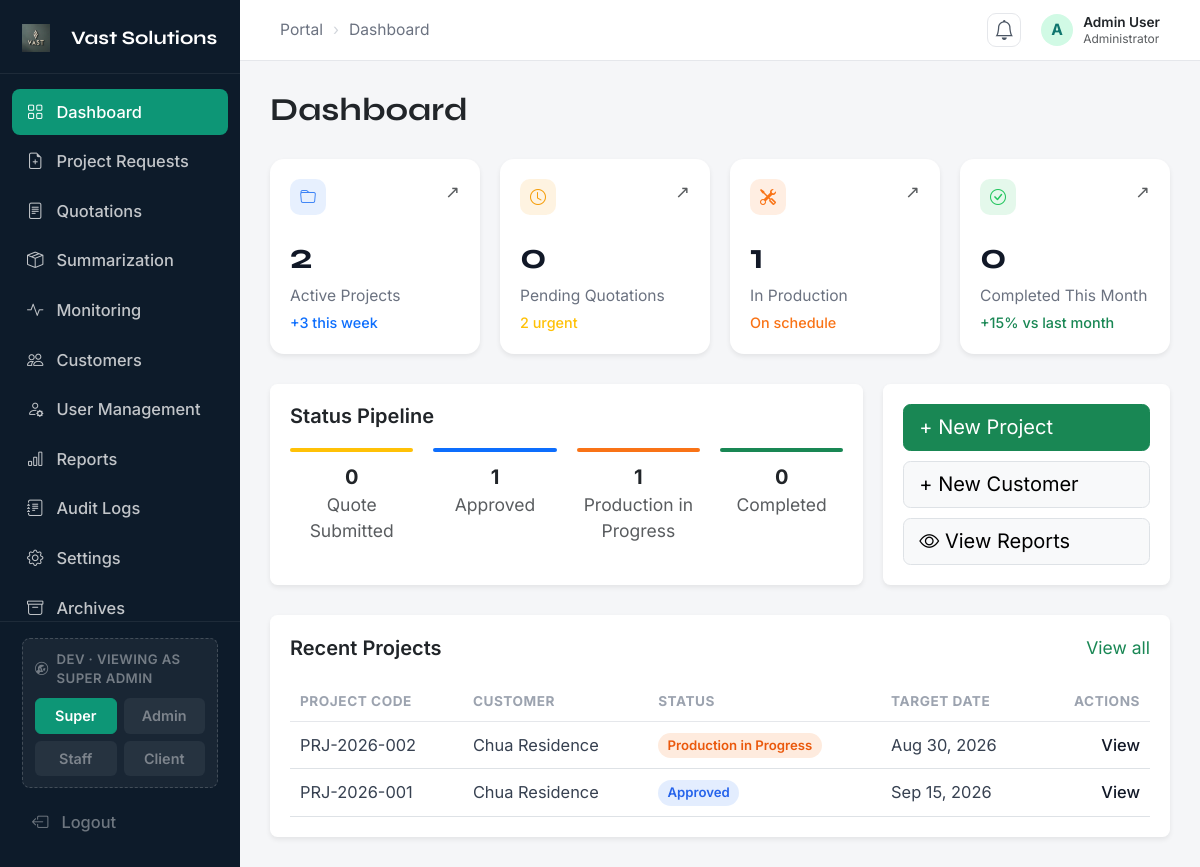
Page /admin/admin-dashboard.php on the committed database.
### tables this page shows
CREATE TABLE `company_settings` (
  `id`               TINYINT UNSIGNED NOT NULL DEFAULT 1,
  `company_name`     VARCHAR(150) DEFAULT 'Vast Solutions',
  `tagline`          VARCHAR(255) DEFAULT NULL,
  `email`            VARCHAR(150) DEFAULT NULL,
  `contact_number`   VARCHAR(40)  DEFAULT NULL,
  `address`          VARCHAR(255) DEFAULT NULL,
  `logo_path`        VARCHAR(255) DEFAULT NULL,
  `web_email`        VARCHAR(150) DEFAULT NULL,
  `web_phone`        VARCHAR(40)  DEFAULT NULL,
  `web_location`     VARCHAR(255) DEFAULT NULL,
  `default_markup_pct`      DECIMAL(5,2) NOT NULL DEFAULT 15.00,
  `default_contingency_pct` DECIMAL(5,2) NOT NULL DEFAULT 5.00,
  `default_service_pct`     DECIMAL(5,2) NOT NULL DEFAULT 10.00,
  `default_protection_pct`  DECIMAL(5,2) NOT NULL DEFAULT 3.00,
  `updated_at`       DATETIME NOT NULL DEFAULT CURRENT_TIMESTAMP ON UPDATE CURRENT_TIMESTAMP,
  PRIMARY KEY (`id`),
  CONSTRAINT `chk_settings_singleton` CHECK (`id` = 1)
);

CREATE TABLE `projects` (
  `id`             INT UNSIGNED NOT NULL AUTO_INCREMENT,
  `project_code`   VARCHAR(30) NOT NULL,                
  `customer_id`    INT UNSIGNED DEFAULT NULL,
  `request_id`     INT UNSIGNED DEFAULT NULL,           
  `project_name`   VARCHAR(150) NOT NULL,
  `category`       VARCHAR(80)  DEFAULT NULL,
  `description`    TEXT DEFAULT NULL,                   
  `installation_address` VARCHAR(255) DEFAULT NULL,
  `status`         ENUM('quote_submitted','approved','production','mockup','delivery',
                        'installation','quality_check','punchlist','final_approval',
                        'completed','on_hold','rejected')
                     NOT NULL DEFAULT 'quote_submitted',
  `progress`       TINYINT UNSIGNED NOT NULL DEFAULT 0,  
  `start_date`     DATE DEFAULT NULL,
  `target_completion` DATE DEFAULT NULL,
  `approver`       VARCHAR(120) DEFAULT NULL,
  `completion_notified_at` DATETIME NULL DEFAULT NULL,  
  `client_confirmed_at`    DATETIME NULL DEFAULT NULL,  
  `created_at`     DATETIME NOT NULL DEFAULT CURRENT_TIMESTAMP,
  `updated_at`     DATETIME NOT NULL DEFAULT CURRENT_TIMESTAMP ON UPDATE CURRENT_TIMESTAMP,
  PRIMARY KEY (`id`),
  UNIQUE KEY `uq_project_code` (`project_code`),
  KEY `ix_proj_customer` (`customer_id`),
  KEY `ix_proj_status` (`status`),
  CONSTRAINT `fk_proj_customer` FOREIGN KEY (`customer_id`)
    REFERENCES `customers` (`id`) ON DELETE SET NULL,
  CONSTRAINT `fk_proj_request` FOREIGN KEY (`request_id`)
    REFERENCES `project_requests` (`id`) ON DELETE SET NULL
);

CREATE TABLE `customers` (
  `id`             INT UNSIGNED NOT NULL AUTO_INCREMENT,
  `user_id`        INT UNSIGNED DEFAULT NULL,           
  `name`           VARCHAR(150) NOT NULL,               
  `contact_person` VARCHAR(120) DEFAULT NULL,
  `email`          VARCHAR(150) DEFAULT NULL,
  `phone`          VARCHAR(40)  DEFAULT NULL,
  `address`        VARCHAR(255) DEFAULT NULL,
  `industry`       VARCHAR(80)  DEFAULT NULL,           
  `is_archived`    TINYINT(1) NOT NULL DEFAULT 0,
  `archived_at`    DATETIME DEFAULT NULL,
  `archived_by`    INT UNSIGNED DEFAULT NULL,
  `archive_reason` VARCHAR(255) DEFAULT NULL,
  `created_at`     DATETIME NOT NULL DEFAULT CURRENT_TIMESTAMP,
  `updated_at`     DATETIME NOT NULL DEFAULT CURRENT_TIMESTAMP ON UPDATE CURRENT_TIMESTAMP,
  PRIMARY KEY (`id`),
  KEY `ix_customers_name` (`name`),
  KEY `ix_customers_archived` (`is_archived`),
  CONSTRAINT `fk_customers_user` FOREIGN KEY (`user_id`)
    REFERENCES `users` (`id`) ON DELETE SET NULL,
  CONSTRAINT `fk_customers_archived_by` FOREIGN KEY (`archived_by`)
    REFERENCES `users` (`id`) ON DELETE SET NULL
);

### admin/admin-dashboard.php (the view, shortened to what the rows shown need)
<?php
require_once __DIR__ . '/../includes/auth.php';
require_once __DIR__ . '/../includes/project_status.php';
$active_page = 'dashboard';
require_once __DIR__ . '/../includes/helpers.php';
$pdo = db();
$recent_projects = [];
foreach ($pdo->query(
    "SELECT p.project_code AS code, c.name AS customer, p.status, p.target_completion
       FROM projects p LEFT JOIN customers c ON c.id = p.customer_id
      ORDER BY p.created_at DESC, p.id DESC LIMIT 6"
) as $r) {
    $recent_projects[] = [
        'code' => $r['code'], 'customer' => $r['customer'] ?? '—', 'status' => $r['status'],
        'target' => $r['target_completion'] ? date('M d, Y', strtotime($r['target_completion'])) : '—',
    ];
}
?>
<!DOCTYPE html>
<html lang="en">
<head>
  <title>Dashboard – <?= function_exists('company_name') ? htmlspecialchars(company_name()) : 'Vast Solutions' ?></title>
  <link href="https://cdn.jsdelivr.net/npm/bootstrap@5.3.3/dist/css/bootstrap.min.css" rel="stylesheet">
  <link rel="stylesheet" href="https://cdn.jsdelivr.net/npm/bootstrap-icons@1.11.3/font/bootstrap-icons.min.css">
  <link rel="stylesheet" href="admin.css">
</head>
<body>
  <?php include 'sidebar.php'; ?>
  <div class="main">
    <div class="page-content container-fluid py-4 px-4">
      <h1 class="page-title mb-4">Dashboard</h1>
      <div class="card border-0 shadow-sm">
        <div class="card-body">
          <div class="table-responsive">
            <table class="table align-middle mb-0 dashboard-table">
              <thead>
                <tr>
                  <th>PROJECT CODE</th>
                  <th>CUSTOMER</th>
                  <th>STATUS</th>
                  <th>TARGET DATE</th>
                  <th class="text-end">ACTIONS</th>
                </tr>
              </thead>
              <tbody>
                <?php foreach ($recent_projects as $p): ?>
                <tr>
                  <td><?= $p['code'] ?></td>
                  <td><?= htmlspecialchars($p['customer']) ?></td>
                  <td><?= project_status_badge($p['status'], 'badge rounded-pill') ?></td>
                  <td><?= htmlspecialchars($p['target']) ?></td>
                  <td class="text-end">
                    <a href="monitoring.php?project=<?= $p['code'] ?>&open=view" class="table-link">View</a>
                  </td>
                </tr>
                <?php endforeach; ?>
              </tbody>
            </table>
          </div>
        </div>
      </div>
    </div>
  </div>
</body>
</html>

### admin/sidebar.php (shortened to what the rows shown need)
<aside class="sidebar">
  <a class="sidebar-brand" href="admin-dashboard.php">
  <img src="<?= function_exists('company_logo_url') ? htmlspecialchars(company_logo_url()) : '../style/assets/logo.jpg' ?>" alt="Logo" style="width:28px; height:28px; object-fit:contain; margin-right:10px;">
  <?= function_exists('company_name') ? htmlspecialchars(company_name()) : 'Vast Solutions' ?>
</a>
  <nav class="sidebar-nav">
    <?php $rc = function_exists('role_can') ? 'role_can' : fn($k) => true;  ?>
    <?php if ($rc('dashboard')): ?>
    <a href="admin-dashboard.php" class="nav-item <?= $active_page === 'dashboard' ? 'active' : '' ?>">
    </a>
    <?php endif; ?>
    <?php if ($rc('project_requests')): ?>
    <a href="project-requests.php" class="nav-item <?= $active_page === 'project_requests' ? 'active' : '' ?>">
    </a>
    <?php endif; ?>
    <?php if ($rc('quotations')): ?>
    <a href="quotations.php" class="nav-item <?= $active_page === 'quotations' ? 'active' : '' ?>">
    </a>
    <?php endif; ?>
    <?php if ($rc('summarization')): ?>
    <a href="summarization.php" class="nav-item <?= $active_page === 'summarization' ? 'active' : '' ?>">
    </a>
    <?php endif; ?>
    <?php if ($rc('monitoring')): ?>
    <a href="monitoring.php" class="nav-item <?= $active_page === 'monitoring' ? 'active' : '' ?>">
    </a>
    <?php endif; ?>
    <?php if ($rc('customers')): ?>
    <a href="customers.php" class="nav-item <?= $active_page === 'customers' ? 'active' : '' ?>">
    </a>
    <?php endif; ?>
    <?php if ($rc('user_management')): ?>
    <a href="user-management.php" class="nav-item <?= $active_page === 'user_management' ? 'active' : '' ?>">
    </a>
    <?php endif; ?>
    <?php if ($rc('reports')): ?>
    <a href="reports.php" class="nav-item <?= $active_page === 'reports' ? 'active' : '' ?>">
    </a>
    <?php endif; ?>
    <?php if ($rc('audit_logs')): ?>
    <a href="audit.php" class="nav-item <?= $active_page === 'audit_logs' ? 'active' : '' ?>">
    </a>
    <?php endif; ?>
    <?php if ($rc('settings_self')): ?>
    <a href="settings.php" class="nav-item <?= $active_page === 'settings' ? 'active' : '' ?>">
    </a>
    <?php endif; ?>
    <?php if ($rc('archive')): ?>
    <a href="archive.php" class="nav-item <?= $active_page === 'archive' ? 'active' : '' ?>">
    </a>
    <?php endif; ?>
  </nav>
  <div class="sidebar-footer">
    <?php if (defined('DEV_MODE') && DEV_MODE && empty($_SESSION['real_login'])): $dv = $_SESSION['dev_active'] ?? 'superadmin'; ?>
    <div class="dev-switch">
    </div>
    <?php endif; ?>
    <a href="<?= BASE_URL ?>/logout.php" class="logout-btn">
    </a>
  </div>
</aside>

### includes/project_status.php (shortened to what the rows shown need)
<?php
function project_phases(): array {
    return [
        'quote_submitted' => 'Quote Submitted',
        'approved'        => 'Approved',
        'production'      => 'Production in Progress',
        'mockup'          => 'Mockup',
        'delivery'        => 'Delivery',
        'installation'    => 'Installation',
        'quality_check'   => 'Quality Check',
        'punchlist'       => 'Punchlist',
        'final_approval'  => 'Final Approval',
        'completed'       => 'Completed',
    ];
}
function project_off_track(): array {
    return [
        'on_hold'  => 'On Hold',
        'rejected' => 'Rejected',
    ];
}
function project_statuses(): array {
    return project_phases() + project_off_track();
}
function project_status_key(string $status): string {
    $s = strtolower(trim($status));
    if (isset(project_statuses()[$s])) return $s;
    return match ($s) {
        'waiting approval', 'waiting', 'pending', 'pending quote',
        'quote received', 'quote sent'                     => 'quote_submitted',
        'fabrication', 'in fabrication',
        'in progress', 'production in progress'            => 'production',
        'quality check', 'qc'                              => 'quality_check',
        'final approval', 'client sign-off'                => 'final_approval',
        'on hold', 'paused'                                => 'on_hold',
        'approved'                                         => 'approved',
        'completed', 'complete'                            => 'completed',
        'rejected'                                         => 'rejected',
        default                                            => 'quote_submitted',
    };
}
function project_status_label(string $status): string {
    return project_statuses()[project_status_key($status)];
}
function project_status_class(string $status): string {
    return 'status-' . str_replace('_', '-', project_status_key($status));
}
function project_status_badge(string $status, string $baseClass = 'monitor-badge'): string {
    return '<span class="' . $baseClass . ' ' . project_status_class($status) . '">'
         . htmlspecialchars(project_status_label($status)) . '</span>';
}

### rows in the picture
company_settings: company_name "Vast Solutions"
projects: project_code "PRJ-2026-002", customer.name "Chua Residence", status "Production in Progress", target "Aug 30, 2026"
projects: project_code "PRJ-2026-001", customer.name "Chua Residence", status "Approved", target "Sep 15, 2026"

### other values in the picture
$_SESSION['role'] "SUPER ADMIN"
substr($user_name, 0, 1) "A"
$user_name "Admin User"
$totalProjects "2"
$pendingQuotes "0"
$inProduction "1"
$completedThisMonth "0"
$pipeQuote "0"
$pipeApproved "1"
$pipeProd "1"
$pipeDone "0"
